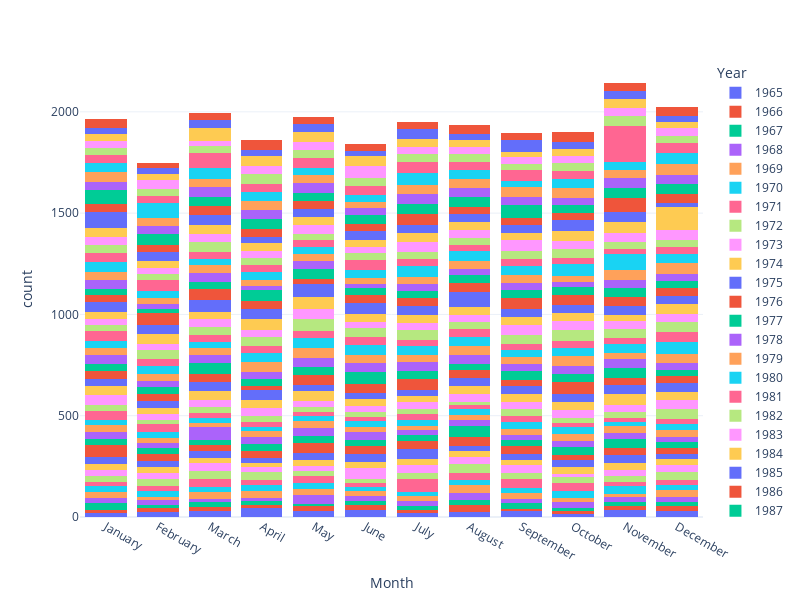

Notebook code for this chart:
### Markdown cell above
## 월별 통계-stack

### Code cell
fig = px.histogram(df_world, x="Month", color="Year",
                   category_orders={"Month": ['January', 'February', 'March', 'April', 'May', 'June', 'July', 'August', 'September', 'October', 'November', 'December']},
                   barmode='stack',
                  )

fig.update_layout(width=800, height=600)
fig.show()

### Figure 1 — Plotly figure (JSON) as saved in the notebook; plotly's stock layout.template omitted (floating-point values rounded to 4 significant figures; data arrays with more than 128 entries replaced by an {"elided": "..."} marker saying what was removed)
{"data": [{"alignmentgroup": "True", "bingroup": "x", "hovertemplate": "Year=1965<br>Month=%{x}<br>count=%{y}<extra></extra>", "legendgroup": "1965", "marker": {"color": "#636efa", "pattern": {"shape": ""}}, "name": "1965", "offsetgroup": "1965", "orientation": "v", "showlegend": true, "type": "histogram", "x": {"elided": "339 str values"}, "xaxis": "x", "yaxis": "y"}, {"alignmentgroup": "True", "bingroup": "x", "hovertemplate": "Year=1966<br>Month=%{x}<br>count=%{y}<extra></extra>", "legendgroup": "1966", "marker": {"color": "#EF553B", "pattern": {"shape": ""}}, "name": "1966", "offsetgroup": "1966", "orientation": "v", "showlegend": true, "type": "histogram", "x": {"elided": "233 str values"}, "xaxis": "x", "yaxis": "y"}, {"alignmentgroup": "True", "bingroup": "x", "hovertemplate": "Year=1967<br>Month=%{x}<br>count=%{y}<extra></extra>", "legendgroup": "1967", "marker": {"color": "#00cc96", "pattern": {"shape": ""}}, "name": "1967", "offsetgroup": "1967", "orientation": "v", "showlegend": true, "type": "histogram", "x": {"elided": "255 str values"}, "xaxis": "x", "yaxis": "y"}, {"alignmentgroup": "True", "bingroup": "x", "hovertemplate": "Year=1968<br>Month=%{x}<br>count=%{y}<extra></extra>", "legendgroup": "1968", "marker": {"color": "#ab63fa", "pattern": {"shape": ""}}, "name": "1968", "offsetgroup": "1968", "orientation": "v", "showlegend": true, "type": "histogram", "x": {"elided": "303 str values"}, "xaxis": "x", "yaxis": "y"}, {"alignmentgroup": "True", "bingroup": "x", "hovertemplate": "Year=1969<br>Month=%{x}<br>count=%{y}<extra></extra>", "legendgroup": "1969", "marker": {"color": "#FFA15A", "pattern": {"shape": ""}}, "name": "1969", "offsetgroup": "1969", "orientation": "v", "showlegend": true, "type": "histogram", "x": {"elided": "322 str values"}, "xaxis": "x", "yaxis": "y"}, {"alignmentgroup": "True", "bingroup": "x", "hovertemplate": "Year=1970<br>Month=%{x}<br>count=%{y}<extra></extra>", "legendgroup": "1970", "marker": {"color": "#19d3f3", "pattern": {"shape": ""}}, "name": "1970", "offsetgroup": "1970", "orientation": "v", "showlegend": true, "type": "histogram", "x": {"elided": "344 str values"}, "xaxis": "x", "yaxis": "y"}, {"alignmentgroup": "True", "bingroup": "x", "hovertemplate": "Year=1971<br>Month=%{x}<br>count=%{y}<extra></extra>", "legendgroup": "1971", "marker": {"color": "#FF6692", "pattern": {"shape": ""}}, "name": "1971", "offsetgroup": "1971", "orientation": "v", "showlegend": true, "type": "histogram", "x": {"elided": "386 str values"}, "xaxis": "x", "yaxis": "y"}, {"alignmentgroup": "True", "bingroup": "x", "hovertemplate": "Year=1972<br>Month=%{x}<br>count=%{y}<extra></extra>", "legendgroup": "1972", "marker": {"color": "#B6E880", "pattern": {"shape": ""}}, "name": "1972", "offsetgroup": "1972", "orientation": "v", "showlegend": true, "type": "histogram", "x": {"elided": "388 str values"}, "xaxis": "x", "yaxis": "y"}, {"alignmentgroup": "True", "bingroup": "x", "hovertemplate": "Year=1973<br>Month=%{x}<br>count=%{y}<extra></extra>", "legendgroup": "1973", "marker": {"color": "#FF97FF", "pattern": {"shape": ""}}, "name": "1973", "offsetgroup": "1973", "orientation": "v", "showlegend": true, "type": "histogram", "x": {"elided": "394 str values"}, "xaxis": "x", "yaxis": "y"}, {"alignmentgroup": "True", "bingroup": "x", "hovertemplate": "Year=1974<br>Month=%{x}<br>count=%{y}<extra></extra>", "legendgroup": "1974", "marker": {"color": "#FECB52", "pattern": {"shape": ""}}, "name": "1974", "offsetgroup": "1974", "orientation": "v", "showlegend": true, "type": "histogram", "x": {"elided": "355 str values"}, "xaxis": "x", "yaxis": "y"}, {"alignmentgroup": "True", "bingroup": "x", "hovertemplate": "Year=1975<br>Month=%{x}<br>count=%{y}<extra></extra>", "legendgroup": "1975", "marker": {"color": "#636efa", "pattern": {"shape": ""}}, "name": "1975", "offsetgroup": "1975", "orientation": "v", "showlegend": true, "type": "histogram", "x": {"elided": "402 str values"}, "xaxis": "x", "yaxis": "y"}, {"alignmentgroup": "True", "bingroup": "x", "hovertemplate": "Year=1976<br>Month=%{x}<br>count=%{y}<extra></extra>", "legendgroup": "1976", "marker": {"color": "#EF553B", "pattern": {"shape": ""}}, "name": "1976", "offsetgroup": "1976", "orientation": "v", "showlegend": true, "type": "histogram", "x": {"elided": "447 str values"}, "xaxis": "x", "yaxis": "y"}, {"alignmentgroup": "True", "bingroup": "x", "hovertemplate": "Year=1977<br>Month=%{x}<br>count=%{y}<extra></extra>", "legendgroup": "1977", "marker": {"color": "#00cc96", "pattern": {"shape": ""}}, "name": "1977", "offsetgroup": "1977", "orientation": "v", "showlegend": true, "type": "histogram", "x": {"elided": "417 str values"}, "xaxis": "x", "yaxis": "y"}, {"alignmentgroup": "True", "bingroup": "x", "hovertemplate": "Year=1978<br>Month=%{x}<br>count=%{y}<extra></extra>", "legendgroup": "1978", "marker": {"color": "#ab63fa", "pattern": {"shape": ""}}, "name": "1978", "offsetgroup": "1978", "orientation": "v", "showlegend": true, "type": "histogram", "x": {"elided": "395 str values"}, "xaxis": "x", "yaxis": "y"}, {"alignmentgroup": "True", "bingroup": "x", "hovertemplate": "Year=1979<br>Month=%{x}<br>count=%{y}<extra></extra>", "legendgroup": "1979", "marker": {"color": "#FFA15A", "pattern": {"shape": ""}}, "name": "1979", "offsetgroup": "1979", "orientation": "v", "showlegend": true, "type": "histogram", "x": {"elided": "343 str values"}, "xaxis": "x", "yaxis": "y"}, {"alignmentgroup": "True", "bingroup": "x", "hovertemplate": "Year=1980<br>Month=%{x}<br>count=%{y}<extra></extra>", "legendgroup": "1980", "marker": {"color": "#19d3f3", "pattern": {"shape": ""}}, "name": "1980", "offsetgroup": "1980", "orientation": "v", "showlegend": true, "type": "histogram", "x": {"elided": "335 str values"}, "xaxis": "x", "yaxis": "y"}, {"alignmentgroup": "True", "bingroup": "x", "hovertemplate": "Year=1981<br>Month=%{x}<br>count=%{y}<extra></extra>", "legendgroup": "1981", "marker": {"color": "#FF6692", "pattern": {"shape": ""}}, "name": "1981", "offsetgroup": "1981", "orientation": "v", "showlegend": true, "type": "histogram", "x": {"elided": "313 str values"}, "xaxis": "x", "yaxis": "y"}, {"alignmentgroup": "True", "bingroup": "x", "hovertemplate": "Year=1982<br>Month=%{x}<br>count=%{y}<extra></extra>", "legendgroup": "1982", "marker": {"color": "#B6E880", "pattern": {"shape": ""}}, "name": "1982", "offsetgroup": "1982", "orientation": "v", "showlegend": true, "type": "histogram", "x": {"elided": "340 str values"}, "xaxis": "x", "yaxis": "y"}, {"alignmentgroup": "True", "bingroup": "x", "hovertemplate": "Year=1983<br>Month=%{x}<br>count=%{y}<extra></extra>", "legendgroup": "1983", "marker": {"color": "#FF97FF", "pattern": {"shape": ""}}, "name": "1983", "offsetgroup": "1983", "orientation": "v", "showlegend": true, "type": "histogram", "x": {"elided": "443 str values"}, "xaxis": "x", "yaxis": "y"}, {"alignmentgroup": "True", "bingroup": "x", "hovertemplate": "Year=1984<br>Month=%{x}<br>count=%{y}<extra></extra>", "legendgroup": "1984", "marker": {"color": "#FECB52", "pattern": {"shape": ""}}, "name": "1984", "offsetgroup": "1984", "orientation": "v", "showlegend": true, "type": "histogram", "x": {"elided": "467 str values"}, "xaxis": "x", "yaxis": "y"}, {"alignmentgroup": "True", "bingroup": "x", "hovertemplate": "Year=1985<br>Month=%{x}<br>count=%{y}<extra></extra>", "legendgroup": "1985", "marker": {"color": "#636efa", "pattern": {"shape": ""}}, "name": "1985", "offsetgroup": "1985", "orientation": "v", "showlegend": true, "type": "histogram", "x": {"elided": "469 str values"}, "xaxis": "x", "yaxis": "y"}, {"alignmentgroup": "True", "bingroup": "x", "hovertemplate": "Year=1986<br>Month=%{x}<br>count=%{y}<extra></extra>", "legendgroup": "1986", "marker": {"color": "#EF553B", "pattern": {"shape": ""}}, "name": "1986", "offsetgroup": "1986", "orientation": "v", "showlegend": true, "type": "histogram", "x": {"elided": "484 str values"}, "xaxis": "x", "yaxis": "y"}, {"alignmentgroup": "True", "bingroup": "x", "hovertemplate": "Year=1987<br>Month=%{x}<br>count=%{y}<extra></extra>", "legendgroup": "1987", "marker": {"color": "#00cc96", "pattern": {"shape": ""}}, "name": "1987", "offsetgroup": "1987", "orientation": "v", "showlegend": true, "type": "histogram", "x": {"elided": "489 str values"}, "xaxis": "x", "yaxis": "y"}, {"alignmentgroup": "True", "bingroup": "x", "hovertemplate": "Year=1988<br>Month=%{x}<br>count=%{y}<extra></extra>", "legendgroup": "1988", "marker": {"color": "#ab63fa", "pattern": {"shape": ""}}, "name": "1988", "offsetgroup": "1988", "orientation": "v", "showlegend": true, "type": "histogram", "x": {"elided": "479 str values"}, "xaxis": "x", "yaxis": "y"}, {"alignmentgroup": "True", "bingroup": "x", "hovertemplate": "Year=1989<br>Month=%{x}<br>count=%{y}<extra></extra>", "legendgroup": "1989", "marker": {"color": "#FFA15A", "pattern": {"shape": ""}}, "name": "1989", "offsetgroup": "1989", "orientation": "v", "showlegend": true, "type": "histogram", "x": {"elided": "473 str values"}, "xaxis": "x", "yaxis": "y"}, {"alignmentgroup": "True", "bingroup": "x", "hovertemplate": "Year=1990<br>Month=%{x}<br>count=%{y}<extra></extra>", "legendgroup": "1990", "marker": {"color": "#19d3f3", "pattern": {"shape": ""}}, "name": "1990", "offsetgroup": "1990", "orientation": "v", "showlegend": true, "type": "histogram", "x": {"elided": "524 str values"}, "xaxis": "x", "yaxis": "y"}, {"alignmentgroup": "True", "bingroup": "x", "hovertemplate": "Year=1991<br>Month=%{x}<br>count=%{y}<extra></extra>", "legendgroup": "1991", "marker": {"color": "#FF6692", "pattern": {"shape": ""}}, "name": "1991", "offsetgroup": "1991", "orientation": "v", "showlegend": true, "type": "histogram", "x": {"elided": "428 str values"}, "xaxis": "x", "yaxis": "y"}, {"alignmentgroup": "True", "bingroup": "x", "hovertemplate": "Year=1992<br>Month=%{x}<br>count=%{y}<extra></extra>", "legendgroup": "1992", "marker": {"color": "#B6E880", "pattern": {"shape": ""}}, "name": "1992", "offsetgroup": "1992", "orientation": "v", "showlegend": true, "type": "histogram", "x": {"elided": "532 str values"}, "xaxis": "x", "yaxis": "y"}, {"alignmentgroup": "True", "bingroup": "x", "hovertemplate": "Year=1993<br>Month=%{x}<br>count=%{y}<extra></extra>", "legendgroup": "1993", "marker": {"color": "#FF97FF", "pattern": {"shape": ""}}, "name": "1993", "offsetgroup": "1993", "orientation": "v", "showlegend": true, "type": "histogram", "x": {"elided": "465 str values"}, "xaxis": "x", "yaxis": "y"}, {"alignmentgroup": "True", "bingroup": "x", "hovertemplate": "Year=1994<br>Month=%{x}<br>count=%{y}<extra></extra>", "legendgroup": "1994", "marker": {"color": "#FECB52", "pattern": {"shape": ""}}, "name": "1994", "offsetgroup": "1994", "orientation": "v", "showlegend": true, "type": "histogram", "x": {"elided": "506 str values"}, "xaxis": "x", "yaxis": "y"}, {"alignmentgroup": "True", "bingroup": "x", "hovertemplate": "Year=1995<br>Month=%{x}<br>count=%{y}<extra></extra>", "legendgroup": "1995", "marker": {"color": "#636efa", "pattern": {"shape": ""}}, "name": "1995", "offsetgroup": "1995", "orientation": "v", "showlegend": true, "type": "histogram", "x": {"elided": "589 str values"}, "xaxis": "x", "yaxis": "y"}, {"alignmentgroup": "True", "bingroup": "x", "hovertemplate": "Year=1996<br>Month=%{x}<br>count=%{y}<extra></extra>", "legendgroup": "1996", "marker": {"color": "#EF553B", "pattern": {"shape": ""}}, "name": "1996", "offsetgroup": "1996", "orientation": "v", "showlegend": true, "type": "histogram", "x": {"elided": "540 str values"}, "xaxis": "x", "yaxis": "y"}, {"alignmentgroup": "True", "bingroup": "x", "hovertemplate": "Year=1997<br>Month=%{x}<br>count=%{y}<extra></extra>", "legendgroup": "1997", "marker": {"color": "#00cc96", "pattern": {"shape": ""}}, "name": "1997", "offsetgroup": "1997", "orientation": "v", "showlegend": true, "type": "histogram", "x": {"elided": "456 str values"}, "xaxis": "x", "yaxis": "y"}, {"alignmentgroup": "True", "bingroup": "x", "hovertemplate": "Year=1998<br>Month=%{x}<br>count=%{y}<extra></extra>", "legendgroup": "1998", "marker": {"color": "#ab63fa", "pattern": {"shape": ""}}, "name": "1998", "offsetgroup": "1998", "orientation": "v", "showlegend": true, "type": "histogram", "x": {"elided": "388 str values"}, "xaxis": "x", "yaxis": "y"}, {"alignmentgroup": "True", "bingroup": "x", "hovertemplate": "Year=1999<br>Month=%{x}<br>count=%{y}<extra></extra>", "legendgroup": "1999", "marker": {"color": "#FFA15A", "pattern": {"shape": ""}}, "name": "1999", "offsetgroup": "1999", "orientation": "v", "showlegend": true, "type": "histogram", "x": {"elided": "446 str values"}, "xaxis": "x", "yaxis": "y"}, {"alignmentgroup": "True", "bingroup": "x", "hovertemplate": "Year=2000<br>Month=%{x}<br>count=%{y}<extra></extra>", "legendgroup": "2000", "marker": {"color": "#19d3f3", "pattern": {"shape": ""}}, "name": "2000", "offsetgroup": "2000", "orientation": "v", "showlegend": true, "type": "histogram", "x": {"elided": "553 str values"}, "xaxis": "x", "yaxis": "y"}, {"alignmentgroup": "True", "bingroup": "x", "hovertemplate": "Year=2001<br>Month=%{x}<br>count=%{y}<extra></extra>", "legendgroup": "2001", "marker": {"color": "#FF6692", "pattern": {"shape": ""}}, "name": "2001", "offsetgroup": "2001", "orientation": "v", "showlegend": true, "type": "histogram", "x": {"elided": "443 str values"}, "xaxis": "x", "yaxis": "y"}, {"alignmentgroup": "True", "bingroup": "x", "hovertemplate": "Year=2002<br>Month=%{x}<br>count=%{y}<extra></extra>", "legendgroup": "2002", "marker": {"color": "#B6E880", "pattern": {"shape": ""}}, "name": "2002", "offsetgroup": "2002", "orientation": "v", "showlegend": true, "type": "histogram", "x": {"elided": "444 str values"}, "xaxis": "x", "yaxis": "y"}, {"alignmentgroup": "True", "bingroup": "x", "hovertemplate": "Year=2003<br>Month=%{x}<br>count=%{y}<extra></extra>", "legendgroup": "2003", "marker": {"color": "#FF97FF", "pattern": {"shape": ""}}, "name": "2003", "offsetgroup": "2003", "orientation": "v", "showlegend": true, "type": "histogram", "x": {"elided": "485 str values"}, "xaxis": "x", "yaxis": "y"}, {"alignmentgroup": "True", "bingroup": "x", "hovertemplate": "Year=2004<br>Month=%{x}<br>count=%{y}<extra></extra>", "legendgroup": "2004", "marker": {"color": "#FECB52", "pattern": {"shape": ""}}, "name": "2004", "offsetgroup": "2004", "orientation": "v", "showlegend": true, "type": "histogram", "x": {"elided": "571 str values"}, "xaxis": "x", "yaxis": "y"}, {"alignmentgroup": "True", "bingroup": "x", "hovertemplate": "Year=2005<br>Month=%{x}<br>count=%{y}<extra></extra>", "legendgroup": "2005", "marker": {"color": "#636efa", "pattern": {"shape": ""}}, "name": "2005", "offsetgroup": "2005", "orientation": "v", "showlegend": true, "type": "histogram", "x": {"elided": "533 str values"}, "xaxis": "x", "yaxis": "y"}, {"alignmentgroup": "True", "bingroup": "x", "hovertemplate": "Year=2006<br>Month=%{x}<br>count=%{y}<extra></extra>", "legendgroup": "2006", "marker": {"color": "#EF553B", "pattern": {"shape": ""}}, "name": "2006", "offsetgroup": "2006", "orientation": "v", "showlegend": true, "type": "histogram", "x": {"elided": "508 str values"}, "xaxis": "x", "yaxis": "y"}, {"alignmentgroup": "True", "bingroup": "x", "hovertemplate": "Year=2007<br>Month=%{x}<br>count=%{y}<extra></extra>", "legendgroup": "2007", "marker": {"color": "#00cc96", "pattern": {"shape": ""}}, "name": "2007", "offsetgroup": "2007", "orientation": "v", "showlegend": true, "type": "histogram", "x": {"elided": "608 str values"}, "xaxis": "x", "yaxis": "y"}, {"alignmentgroup": "True", "bingroup": "x", "hovertemplate": "Year=2008<br>Month=%{x}<br>count=%{y}<extra></extra>", "legendgroup": "2008", "marker": {"color": "#ab63fa", "pattern": {"shape": ""}}, "name": "2008", "offsetgroup": "2008", "orientation": "v", "showlegend": true, "type": "histogram", "x": {"elided": "508 str values"}, "xaxis": "x", "yaxis": "y"}, {"alignmentgroup": "True", "bingroup": "x", "hovertemplate": "Year=2009<br>Month=%{x}<br>count=%{y}<extra></extra>", "legendgroup": "2009", "marker": {"color": "#FFA15A", "pattern": {"shape": ""}}, "name": "2009", "offsetgroup": "2009", "orientation": "v", "showlegend": true, "type": "histogram", "x": {"elided": "517 str values"}, "xaxis": "x", "yaxis": "y"}, {"alignmentgroup": "True", "bingroup": "x", "hovertemplate": "Year=2010<br>Month=%{x}<br>count=%{y}<extra></extra>", "legendgroup": "2010", "marker": {"color": "#19d3f3", "pattern": {"shape": ""}}, "name": "2010", "offsetgroup": "2010", "orientation": "v", "showlegend": true, "type": "histogram", "x": {"elided": "559 str values"}, "xaxis": "x", "yaxis": "y"}, {"alignmentgroup": "True", "bingroup": "x", "hovertemplate": "Year=2011<br>Month=%{x}<br>count=%{y}<extra></extra>", "legendgroup": "2011", "marker": {"color": "#FF6692", "pattern": {"shape": ""}}, "name": "2011", "offsetgroup": "2011", "orientation": "v", "showlegend": true, "type": "histogram", "x": {"elided": "713 str values"}, "xaxis": "x", "yaxis": "y"}, {"alignmentgroup": "True", "bingroup": "x", "hovertemplate": "Year=2012<br>Month=%{x}<br>count=%{y}<extra></extra>", "legendgroup": "2012", "marker": {"color": "#B6E880", "pattern": {"shape": ""}}, "name": "2012", "offsetgroup": "2012", "orientation": "v", "showlegend": true, "type": "histogram", "x": {"elided": "445 str values"}, "xaxis": "x", "yaxis": "y"}, {"alignmentgroup": "True", "bingroup": "x", "hovertemplate": "Year=2013<br>Month=%{x}<br>count=%{y}<extra></extra>", "legendgroup": "2013", "marker": {"color": "#FF97FF", "pattern": {"shape": ""}}, "name": "2013", "offsetgroup": "2013", "orientation": "v", "showlegend": true, "type": "histogram", "x": {"elided": "461 str values"}, "xaxis": "x", "yaxis": "y"}, {"alignmentgroup": "True", "bingroup": "x", "hovertemplate": "Year=2014<br>Month=%{x}<br>count=%{y}<extra></extra>", "legendgroup": "2014", "marker": {"color": "#FECB52", "pattern": {"shape": ""}}, "name": "2014", "offsetgroup": "2014", "orientation": "v", "showlegend": true, "type": "histogram", "x": {"elided": "480 str values"}, "xaxis": "x", "yaxis": "y"}, {"alignmentgroup": "True", "bingroup": "x", "hovertemplate": "Year=2015<br>Month=%{x}<br>count=%{y}<extra></extra>", "legendgroup": "2015", "marker": {"color": "#636efa", "pattern": {"shape": ""}}, "name": "2015", "offsetgroup": "2015", "orientation": "v", "showlegend": true, "type": "histogram", "x": {"elided": "446 str values"}, "xaxis": "x", "yaxis": "y"}, {"alignmentgroup": "True", "bingroup": "x", "hovertemplate": "Year=2016<br>Month=%{x}<br>count=%{y}<extra></extra>", "legendgroup": "2016", "marker": {"color": "#EF553B", "pattern": {"shape": ""}}, "name": "2016", "offsetgroup": "2016", "orientation": "v", "showlegend": true, "type": "histogram", "x": {"elided": "469 str values"}, "xaxis": "x", "yaxis": "y"}], "layout": {"barmode": "stack", "height": 600, "legend": {"title": {"text": "Year"}, "tracegroupgap": 0}, "margin": {"t": 60}, "width": 800, "xaxis": {"anchor": "y", "categoryarray": ["January", "February", "March", "April", "May", "June", "July", "August", "September", "October", "November", "December"], "categoryorder": "array", "domain": [0, 1], "title": {"text": "Month"}}, "yaxis": {"anchor": "x", "domain": [0, 1], "title": {"text": "count"}}}}
